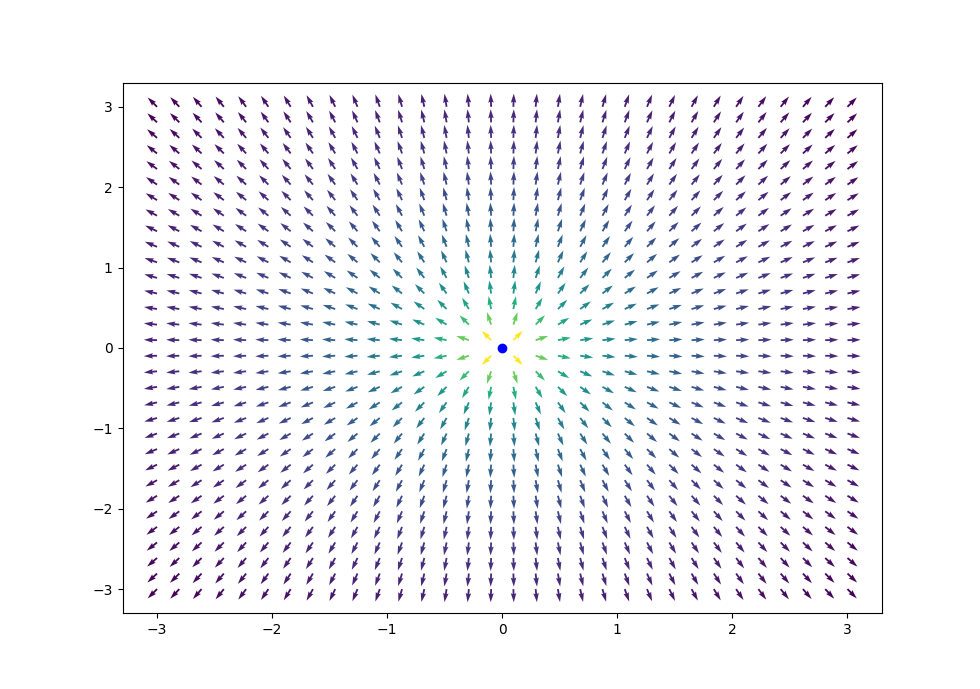

Python code for this plot:
import numpy as np
import matplotlib.pyplot as plt
from matplotlib import colormaps as cm

def E_pointcharge(Qbar, x, y, z):
    '''
    Electric field of a point charge located in the origin
    '''
    
    r_vec = np.array((x, y, z))
    r = np.sqrt(x**2 + y**2 + z**2)
    return Qbar * r_vec / r**3

def E_pointcharge_direc(x, y, z):
    '''
    finds the direction of the point
    '''
    r_vec = np.array((x, y, z))
    r = np.sqrt(x**2 + y**2 + z**2)
    return r_vec / r

N = 32
xs = np.linspace(-3, 3, N)
ys = np.linspace(-3, 3, N)
X, Y = np.meshgrid(xs, ys)
Z = np.zeros((N, N))

field = E_pointcharge(1, X, Y, Z)
field_amp = np.linalg.norm(field, axis=0)

field = E_pointcharge_direc(X, Y, Z)

plt.quiver(X, Y, field[0], field[1], np.log(field_amp))
plt.plot([0], [0], marker='o', color='b')
plt.show()
